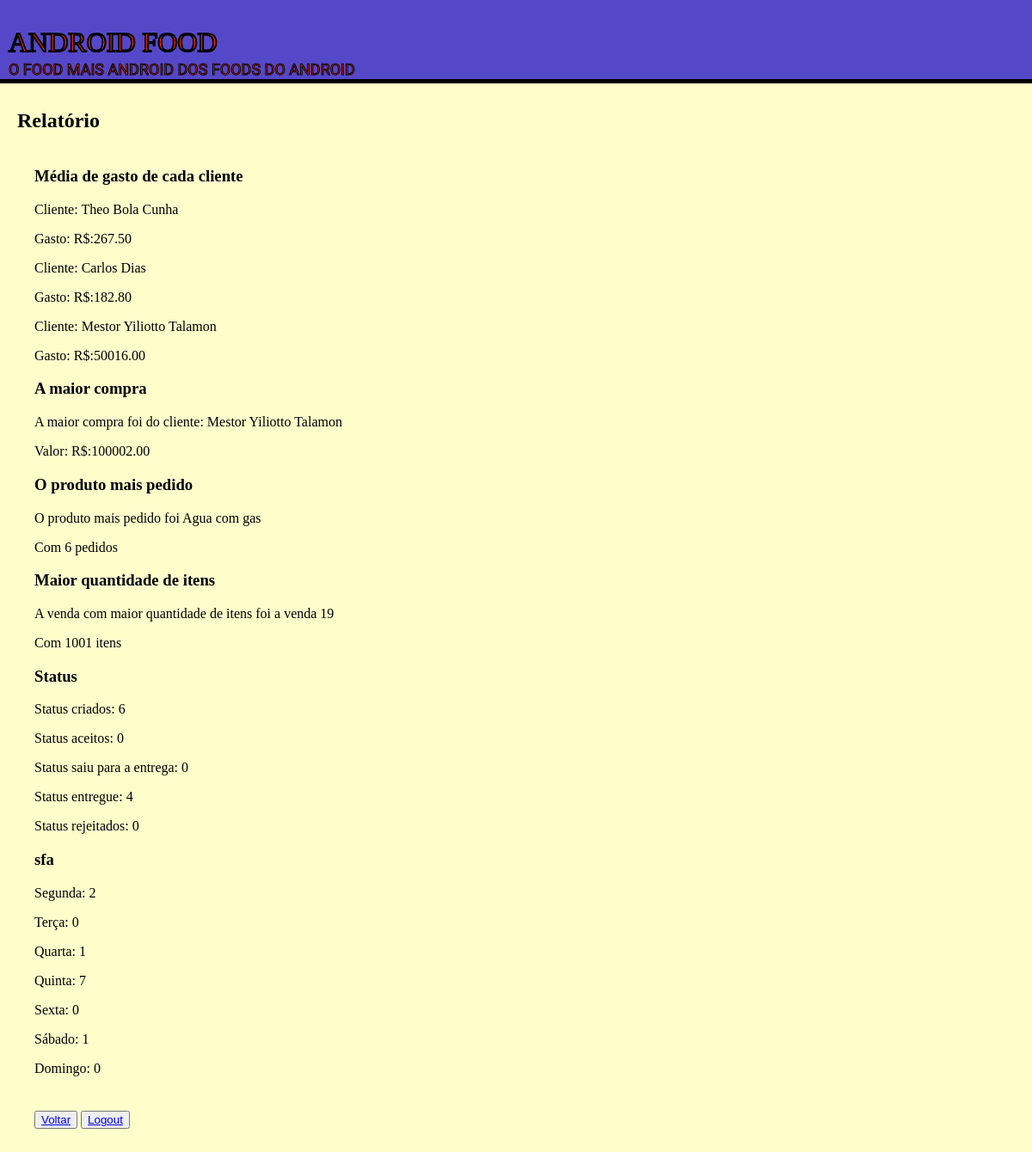
Screenshot of /restaurante/relatorio (signed in) with the database file from the repository.
### tables this page shows
CREATE TABLE usuario(
                            pk_usuario INTEGER PRIMARY KEY NOT NULL,
                            nome_usuario VARCHAR(200) NOT NULL,
                            email_usuario VARCHAR(200) NOT NULL,
                            senha_usuario VARCHAR(100) NOT NULL,
                            criacao DATE DEFAULT (datetime('now', 'localtime')),
                            ultima_atualizacao DATE DEFAULT (datetime('now', 'localtime'))
                            , admin BOOLEAN DEFAULT 0 NOT NULL);

CREATE TABLE produto (
                            pk_produto INTEGER PRIMARY KEY,
                            nome_produto VARCHAR(100) NOT NULL,
                            preco NUMERIC CHECK (preco > 0) NOT NULL,
                            pk_restaurante INTEGER REFERENCES restaurante NOT NULL
                            );

### main.py (the view)
@app.route("/restaurante/relatorio", methods=['GET','POST'])
def relatorio():
    if (session.get('login') == None or session['login'] == False) or (session.get('restaurante') == None or session['restaurante'] == False):
        return index()
    consultas = database.relatorio(session["pk"])
    return render_template("relatorio.jinja",consultas = consultas)

### database/database.py (called while the page is built)
    def consulta_restaurante_produtos(self,pk):
        sql = f'SELECT COUNT(1) FROM venda WHERE pk_restaurante = ?;'
        result = self.conexao.execute(sql,(pk,))
        if result.fetchone()[0] == 0:
            return False
        else:
            return True

    def consulta_media_gasto(self,pk): # Consulta a média do valor que cada usuario gasta no restaurante
        sql = '''SELECT AVG(valor),u.nome_usuario FROM venda v
                INNER JOIN usuario u ON u.pk_usuario = v.pk_usuario
                WHERE pk_restaurante = ? GROUP BY v.pk_usuario;'''
        result = self.conexao.execute(sql,(pk,))
        result = result.fetchall()
        if not result:
            return False
        else:
            return result

    def consulta_maior_compra(self,pk): # Consulta o nome do usuario que fez a maior compra(valor) e o valor de um restaurante específico
        sql = '''SELECT u.nome_usuario,MAX(valor) FROM venda v
                INNER JOIN usuario u ON u.pk_usuario = v.pk_usuario
                WHERE pk_restaurante = ?;'''
        result = self.conexao.execute(sql,(pk,))
        result = result.fetchone()
        if not result:
            return False
        else:
            return result

    def consulta_maior_quantidade(self,pk): # Consulta a compra com a maior quantidade de itens
        sql = '''SELECT vp.pk_venda,SUM(quantidade) FROM venda_produto vp
            INNER JOIN venda v ON v.pk_venda = vp.pk_venda
            WHERE v.pk_restaurante = ?
            GROUP BY vp.pk_venda ORDER BY SUM(quantidade) DESC LIMIT 1'''
        result = self.conexao.execute(sql,(pk,))
        return result.fetchone()

    def consulta_mais_pedido(self,pk): # Consulta o item mais pedido de um restaurante específico
        sql = '''SELECT p.nome_produto,COUNT(vp.pk_produto) FROM venda_produto vp
        INNER JOIN venda v ON v.pk_venda = vp.pk_venda
        INNER JOIN produto p ON p.pk_produto = vp.pk_produto
        WHERE v.pk_restaurante = ?
        GROUP BY vp.pk_produto ORDER BY COUNT(vp.pk_produto) DESC LIMIT 1'''
        result = self.conexao.execute(sql,(pk,))
        return result.fetchone()

    def status_criado(self,pk): # Consulta a quantidade de pedidos com o status "Criado"
        sql = f'SELECT COUNT(status) FROM venda v WHERE status = "criado" AND pk_restaurante = ?;'
        result = self.conexao.execute(sql,(pk,))
        return result.fetchone()

### templates/relatorio.jinja (shortened to what this page needs)
<!DOCTYPE html>
<html lang="pt-BR">
  <head>
    <link rel="stylesheet" href="{{ url_for('static',filename='styles/relatorio.css') }}">
  </head>
  <body>
    <header class="header">
      <h1>ANDROID FOOD</h1>
      <p>O FOOD MAIS ANDROID DOS FOODS DO ANDROID</p>
    </header>
    <h2 class="title">Relatório</h2>
      {% if consultas["check"] != false %}
        <section class="section-main">
        <div class="media-gasto">
          <h3>Média de gasto de cada cliente</h3>
          {% for usuario in consultas["media_gasto"]%}
          <div class="media-gasto-individual">
            <p>Cliente: {{ usuario[1] }}</p>
            <p>Gasto: R$:{{ usuario[0] | formatoDinheiro }}</p>
          </div>
          {% endfor %}
        </div>
        <div class="maior-compra">
          <h3>A maior compra</h3>
          <p>A maior compra foi do cliente: {{ consultas["maior_compra"][0] }}</p>
          <p>Valor: R$:{{ consultas["maior_compra"][1] | formatoDinheiro }}</p>
        </div>
        <div class="mais-pedido">
          <h3>O produto mais pedido</h3>
          <p>O produto mais pedido foi {{ consultas["mais_pedido"][0] }}</p>
          <p>Com {{ consultas["mais_pedido"][1] }} {{ 'pedido' if consultas["mais_pedido"][1] == 1 else 'pedidos'}}</p>
        </div>
        <div class="maior-quantidade">
          <h3>Maior quantidade de itens</h3>
          <p>A venda com maior quantidade de itens foi a venda {{ consultas["maior_quantidade"][0] }}</p>
          <p>Com {{ consultas["maior_quantidade"][1] }} {{ 'item' if consultas["maior_quantidade"][1] == 1 else 'itens'}}</p>
        </div>
        <div class="status">
          <h3>Status</h3>
          <p>Status criados: {{consultas["criado"]}}</p>
          <p>Status aceitos: {{consultas["aceito"]}}</p>
          <p>Status saiu para a entrega: {{consultas["saiu_entrega"]}}</p>
          <p>Status entregue: {{consultas["entregue"]}}</p>
          <p>Status rejeitados: {{consultas["rejeitado"]}}</p>
        </div>
        <div class="media-dia-semana">
          <h3>sfa</h3>
          <p>Segunda: {{ consultas["media_meses"][1] }}</p>
          <p>Terça: {{ consultas["media_meses"][2] }}</p>
          <p>Quarta: {{ consultas["media_meses"][3] }}</p>
          <p>Quinta: {{ consultas["media_meses"][4] }}</p>
          <p>Sexta: {{ consultas["media_meses"][5] }}</p>
          <p>Sábado: {{ consultas["media_meses"][6] }}</p>
          <p>Domingo: {{ consultas["media_meses"][0] }}</p>
        </div>
      </section>
    {% else %}
      <section class="section-main">
        <p>Seu restaurante não possui vendas</p>
      </section>
    {% endif %}
    <section class="buttons">
      <button><a href="{{ url_for('restaurantes_admin') if session['admin'] == true else url_for('restaurante') }}">Voltar</a></button>
      <button><a href="{{ url_for('logout') }}">Logout</a></button>
    </section>
  </body>
</html>

### static/styles/relatorio.css (style rules this page uses)
body { margin: 0; background-color: #fffecb; margin-bottom: 9vh; width: 100%; max-width: 100%; }
.header { width: calc(100% - 20px); height: 9vh; padding: 10px; background-color: #5448c8; margin-bottom: 30px; border-bottom: 5px solid black; max-width: 100%; }
.section-main { margin: 40px; }
.buttons { margin: 40px; }
.title { margin-left: 20px; }
.header h1 { font-family: "Alfa Slab One", serif; font-weight: 400; font-style: normal; color: #ff2e00; -webkit-text-stroke: 2px black; margin-bottom: 2px; }
.header p { font-family: "Racing Sans One", sans-serif; font-weight: 400; font-style: normal; font-size: large; color: #ff2e00; -webkit-text-stroke: 1px black; margin-top: 0; }

### rows the page displays
usuario: nome_usuario "Theo Bola Cunha", usuario "267.50"
usuario: nome_usuario "Carlos Dias", usuario "182.80"
usuario: nome_usuario "Mestor Yiliotto Talamon", usuario "50016.00"
produto: nome_produto "Agua com gas"

### other values shown
{{ consultas["maior_compra"][1] | formatoDinheiro }} "100002.00"
{{ consultas["mais_pedido"][1] }} "6"
{{ 'pedido' if consultas["mais_pedido"][1] == 1 else 'pedidos' }} "pedidos"
{{ consultas["maior_quantidade"][0] }} "19"
{{ consultas["maior_quantidade"][1] }} "1001"
{{ 'item' if consultas["maior_quantidade"][1] == 1 else 'itens' }} "itens"
{{ consultas["criado"] }} "6"
{{ consultas["aceito"] }} "0"
{{ consultas["saiu_entrega"] }} "0"
{{ consultas["entregue"] }} "4"
{{ consultas["rejeitado"] }} "0"
{{ consultas["media_meses"][1] }} "2"
{{ consultas["media_meses"][2] }} "0"
{{ consultas["media_meses"][3] }} "1"
{{ consultas["media_meses"][4] }} "7"
